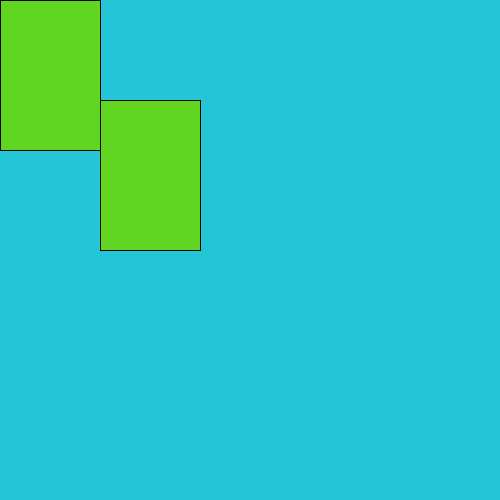
Frame 1 (no input)
Frame 60 (the mouse pressed at the canvas centre just before this capture): identical to frame 1, image omitted
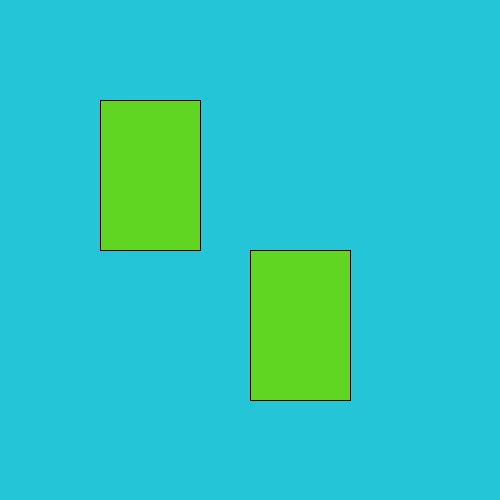
Frame 120 (the mouse held since frame 60 and released just before this capture)

The Processing sketch that drew these frames (run headless with seeded random() and noise(); from frame 60 on, the mouse is pressed at the canvas centre):

// Processing sketch: week01_2_setup_draw_mouseX_mouseY
// ── week01_2_setup_draw_mouseX_mouseY.pde
//Active
void setup()
{
    size(500,500);
}

void draw()
{
  background(#23C5D6);
  fill(#60D623);
  rect(100,100, 100,150);
  rect(mouseX,mouseY, 100,150);
}
